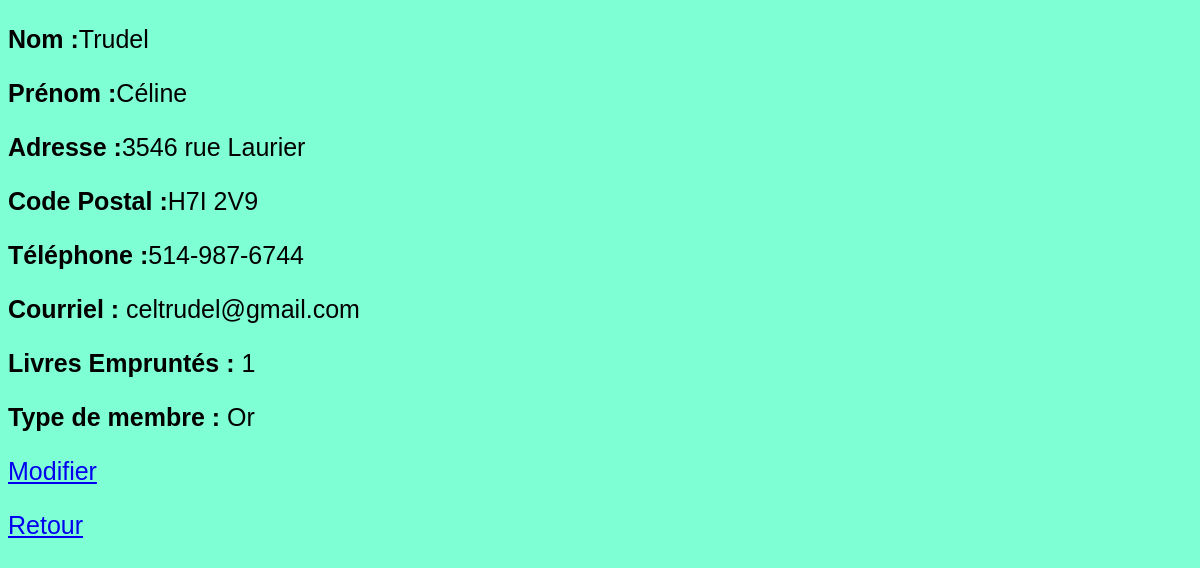
/membre-show.php?id=1, run on the app's committed database.
### tables this page shows
CREATE TABLE IF NOT EXISTS `membre` (
  `id` int(11) NOT NULL AUTO_INCREMENT,
  `nom` varchar(25) NOT NULL,
  `prenom` varchar(25) NOT NULL,
  `adresse` varchar(50) NOT NULL,
  `code_postal` varchar(10) NOT NULL,
  `telephone` varchar(25) NOT NULL,
  `courriel` varchar(50) NOT NULL,
  `num_livre_loue` int(11) NOT NULL,
  `type_membre` varchar(25) NOT NULL,
  PRIMARY KEY (`id`)
);

### class/Crud.php (called while the page is built, shortened)
<?php
class Crud extends PDO {
    public function selectId($table, $value, $field = 'id', $url = 'index.php'){
        $sql ="SELECT * FROM $table WHERE $field = :$field";
        $stmt = $this->prepare($sql);
        $stmt->bindValue(":$field", $value);
        $stmt->execute();
        $count = $stmt->rowCount();
        if($count == 1 ){
            return $stmt->fetch();
        }else{
            header("location: $url");
        }
    }
}
?>

### membre-show.php (the view, shortened to what this page needs)
<?php
if(isset($_GET['id'])){
    $id = $_GET['id'];
    require_once "class/Crud.php";
    $Crud = new Crud;
    $membre = $Crud->selectId('membre', $id);
    extract($membre);
}else{
    header('Location: index.php');
}
?>
<!DOCTYPE html>
<html lang="en">
<head>
    <link rel="stylesheet" href="css/style.css">
</head>
<body>
    <main>
        <p><strong>Nom :</strong><?php echo $nom; ?></p>
        <p><strong>Prénom :</strong><?php echo $prenom; ?></p>
        <p><strong>Adresse :</strong><?php echo $adresse; ?></p>
        <p><strong>Code Postal :</strong><?php echo $code_postal; ?></p>
        <p><strong>Téléphone :</strong><?php echo $telephone; ?></p>
        <p><strong>Courriel : </strong><?php echo $courriel; ?></p>
        <p><strong>Livres Empruntés : </strong><?php echo $num_livre_loue; ?></p>
        <p><strong>Type de membre : </strong><?php echo $type_membre; ?></p>
        <p><a href="membre-edit.php?id=<?php echo $id; ?>">Modifier</a></p>
        <p><a href="index.php">Retour</a></p>
    </main>
</body>
</html>

### css/style.css (style rules this page uses)
* { background-color: aquamarine; font-family: Arial, Helvetica, sans-serif; }
p { font-size: 25px; }

### data on the page
membre: nom "Trudel", prenom "Céline", adresse "3546 rue Laurier", code_postal "H7I 2V9", telephone "514-987-6744", courriel "celtrudel@gmail.com", num_livre_loue "1", type_membre "Or"
